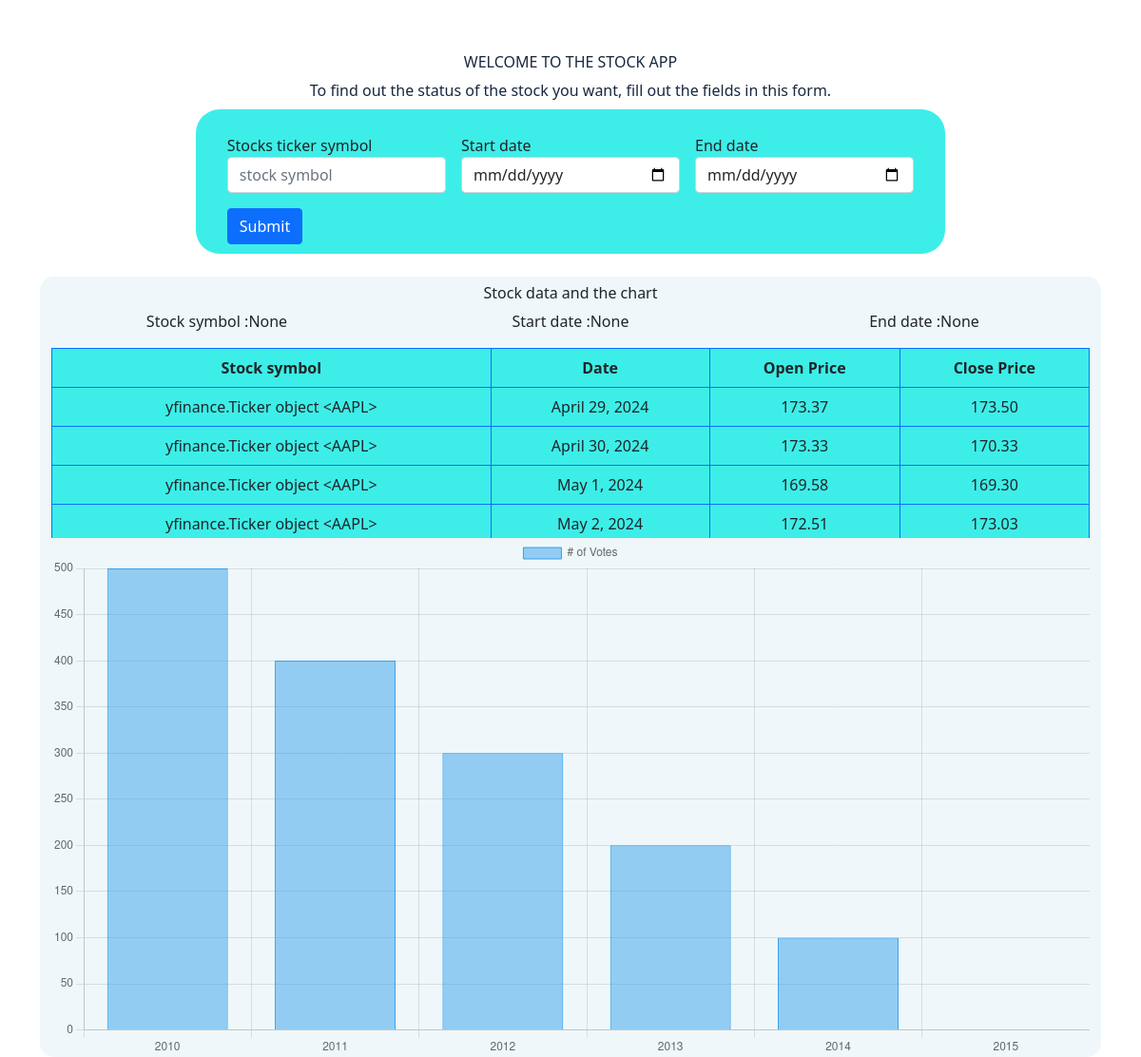
/getdata, run on the app's committed database.
### stockapp/models.py (models this page shows)
class StockData(models.Model):
    tickersymbol = models.CharField(max_length=10)
    date = models.DateField()
    openprice = models.DecimalField(max_digits=6, decimal_places=2)
    closeprice = models.DecimalField(max_digits=6, decimal_places=2)

### stockapp/views.py (the view)
# urls.py: url(r'^getdata',views.getdata,name='getdata')
def getdata(request):
    stock = request.POST.get('stocksymbol')
    sdate = request.POST.get('startdate')
    edate = request.POST.get('enddate')
    print(stock)
    print(sdate)
    print(edate)
    stock_symbol = yf.Ticker(stock)
    data = stock_symbol.history(start=sdate, end=edate)
    df = pd.DataFrame(data[['Open', 'Close']])
    for i in df.itertuples():
        print(i)
        StockData.objects.create(tickersymbol = stock_symbol, date = i[0], openprice = i[1], closeprice = i[2])
    query_results = StockData.objects.all()
    query_date_list = list(StockData.objects.values_list('date'))
    print(query_date_list)
    context = {
        'query_results' : query_results,
        'stockdata':stock,
        'startdata':sdate,
        'enddata':edate,
     }
    return render(request, 'stockpages/index.html',context)

### templates/stockpages/index.html (shortened to what this page needs)
<!DOCTYPE html>
<html lang="en">
<head>
    {% load static %}
    <link rel="stylesheet" href="{% static 'stock.css' %}">
    <link rel="stylesheet" href="{% static 'bootstrap.min.css' %}">
    <link rel="stylesheet" href="{% static 'all.min.css' %}">
</head>
<body>
<div class="stock-section">
  <div class="container align-items-center mt-5">
    <div class="stock-title">
      <h1 class="fs-6 mb-2 mt-2 text-uppercase">
        Welcome to the stock app
      </h1>
      <p class="fs-6 mb-4">
          To find out the status of the stock you want, fill out the fields in this form.
      </p>
    </div>
    <div class="stock-form">
      <form class="row row-cols-lg-auto g-3 align-items-center mb-4" action="/getdata/" method="post">
        <div class="col-md-4 col-sm-12">
          <label class="" for="stocksymbol">Stocks ticker symbol</label>
          <div class="input-group">
            <input type="text" class="form-control" id="stocksymbol" name="stocksymbol" placeholder="stock symbol" required>
          </div>
        </div>
        <div class="col-md-4 col-sm-12">
            <label class="" for="startdate">Start date</label>
            <div class="input-group">
              <input type="date" class="form-control" id="startdate" name="startdate" required>
            </div>
        </div>
        <div class="col-md-4 col-sm-12">
          <label class="" for="enddate">End date</label>
          <div class="input-group">
            <input type="date" class="form-control" id="enddate" name="enddate" required>
          </div>
        </div>
        <div class="col-12">
          <button type="submit" class="btn btn-primary">Submit</button>
        </div>
      </form>
    </div>
    <div class="stock-data">
      <div class="stock-data-title text-center">
        <h1 class="fs-6 mb-2 mt-2">
          Stock data and the chart
        </h1>
      </div>
      <div class="stock-data-input">
        <div class="container text-center">
          <div class="row">
            <div class="col-12 col-md-4">
              <p>Stock symbol :{{stockdata}}</p>
            </div>
            <div class="col-12 col-md-4">
              <p>Start date :{{startdata}}</p>
            </div>
            <div class="col-12 col-md-4">
              <p>End date :{{enddata}}</p>
            </div>
          </div>
        </div>
      </div>
      <div class="stock-data-result">
        <div class="container text-center">
          <div class="table-section">
            <table class="table table-bordered border-primary">
              <thead>
                <tr>
                  <th scope="col">Stock symbol</th>
                  <th scope="col">Date</th>
                  <th scope="col">Open Price</th>
                  <th scope="col">Close Price</th>
                </tr>
              </thead>
              <tbody>
                {% for item in query_results %}
                <tr>
                    <td>{{ item.tickersymbol }}</td>
                    <td>{{ item.date }}</td>
                    <td>{{ item.openprice }}</td>
                    <td>{{ item.closeprice }}</td>
                </tr>
                {% endfor %}
              </tbody>
            </table>
          </div>
          <div class="chart-section">
            <div>
              <canvas id="myChart"></canvas>
            </div>
          </div>
        </div>
      </div>
    </div>
  </div>
</div>
<script>
  const ctx = document.getElementById('myChart');
  new Chart(ctx, {
    type: 'bar',
    data: {
      labels: [2010,2011,2012,2013,2014,2015],
      datasets: [{
        label: '# of Votes',
        data: [500, 400, 300, 200, 100, 0],
        borderWidth: 1
      }]
    },
    options: {
      scales: {
        y: {
          beginAtZero: true
        }
      }
    }
  });
</script>
</body>
</html>

### stockproject/static/stock.css (style rules this page uses)
:root { --dark-color: #19283f; --green-color: #3deee8; --red-color: #ff3150; --yellow-color: #ffc400; --section-color: #eff7fa; }
body { font-family: 'Roboto', sans-serif; }
.stock-section { width: 100%; height: 100vh; }
.stock-section .container { display: flex; flex-direction: column; }
.stock-section .container .stock-title { text-align: center; color: var(--dark-color); }
.stock-section .container form { display: flex; flex-direction: row; justify-content: center; background-color: var(--green-color); padding: 10px 25px; border-radius: 25px; }
.stock-section .container form input { cursor: pointer; }
.stock-data { width: 100%; border-radius: 15px; background-color: var(--section-color); }
.table-section { width: 100%; height: 200px; overflow: auto; background-color: var(--green-color); }

### data on the page
StockData: tickersymbol "yfinance.Ticker object <AAPL>", date "April 29, 2024", openprice "173.37", closeprice "173.50"
StockData: tickersymbol "yfinance.Ticker object <AAPL>", date "April 30, 2024", openprice "173.33", closeprice "170.33"
StockData: tickersymbol "yfinance.Ticker object <AAPL>", date "May 1, 2024", openprice "169.58", closeprice "169.30"
StockData: tickersymbol "yfinance.Ticker object <AAPL>", date "May 2, 2024", openprice "172.51", closeprice "173.03"

### other printed values
{{ stockdata }} "None"
{{ startdata }} "None"
{{ enddata }} "None"
